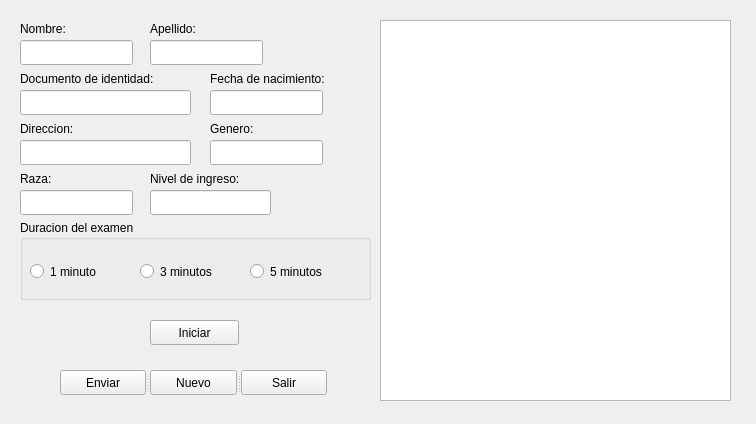
<?xml version="1.0" encoding="UTF-8"?>
<ui version="4.0">
 <class>formulario</class>
 <widget class="QWidget" name="formulario">
  <property name="geometry">
   <rect>
    <x>0</x>
    <y>0</y>
    <width>756</width>
    <height>424</height>
   </rect>
  </property>
  <property name="windowTitle">
   <string>Formulario del Paciente</string>
  </property>
  <widget class="QLabel" name="label">
   <property name="geometry">
    <rect>
     <x>20</x>
     <y>20</y>
     <width>67</width>
     <height>17</height>
    </rect>
   </property>
   <property name="text">
    <string>Nombre:</string>
   </property>
  </widget>
  <widget class="QLabel" name="label_2">
   <property name="geometry">
    <rect>
     <x>20</x>
     <y>170</y>
     <width>67</width>
     <height>17</height>
    </rect>
   </property>
   <property name="text">
    <string>Raza:</string>
   </property>
  </widget>
  <widget class="QLabel" name="label_3">
   <property name="geometry">
    <rect>
     <x>150</x>
     <y>20</y>
     <width>67</width>
     <height>17</height>
    </rect>
   </property>
   <property name="text">
    <string>Apellido:</string>
   </property>
  </widget>
  <widget class="QLabel" name="label_4">
   <property name="geometry">
    <rect>
     <x>210</x>
     <y>70</y>
     <width>151</width>
     <height>17</height>
    </rect>
   </property>
   <property name="text">
    <string>Fecha de nacimiento:</string>
   </property>
  </widget>
  <widget class="QLabel" name="label_5">
   <property name="geometry">
    <rect>
     <x>20</x>
     <y>120</y>
     <width>67</width>
     <height>17</height>
    </rect>
   </property>
   <property name="text">
    <string>Direccion:</string>
   </property>
  </widget>
  <widget class="QLabel" name="label_6">
   <property name="geometry">
    <rect>
     <x>210</x>
     <y>120</y>
     <width>67</width>
     <height>17</height>
    </rect>
   </property>
   <property name="text">
    <string>Genero:</string>
   </property>
  </widget>
  <widget class="QLabel" name="label_7">
   <property name="geometry">
    <rect>
     <x>20</x>
     <y>70</y>
     <width>181</width>
     <height>17</height>
    </rect>
   </property>
   <property name="text">
    <string>Documento de identidad:</string>
   </property>
  </widget>
  <widget class="QLineEdit" name="nombre_f">
   <property name="geometry">
    <rect>
     <x>20</x>
     <y>40</y>
     <width>113</width>
     <height>25</height>
    </rect>
   </property>
  </widget>
  <widget class="QLineEdit" name="apellido_f">
   <property name="geometry">
    <rect>
     <x>150</x>
     <y>40</y>
     <width>113</width>
     <height>25</height>
    </rect>
   </property>
  </widget>
  <widget class="QLineEdit" name="direccion_f">
   <property name="geometry">
    <rect>
     <x>20</x>
     <y>140</y>
     <width>171</width>
     <height>25</height>
    </rect>
   </property>
  </widget>
  <widget class="QLineEdit" name="raza_f">
   <property name="geometry">
    <rect>
     <x>20</x>
     <y>190</y>
     <width>113</width>
     <height>25</height>
    </rect>
   </property>
  </widget>
  <widget class="QLineEdit" name="doc_f">
   <property name="geometry">
    <rect>
     <x>20</x>
     <y>90</y>
     <width>171</width>
     <height>25</height>
    </rect>
   </property>
  </widget>
  <widget class="QLineEdit" name="fecha_f">
   <property name="geometry">
    <rect>
     <x>210</x>
     <y>90</y>
     <width>113</width>
     <height>25</height>
    </rect>
   </property>
  </widget>
  <widget class="QLineEdit" name="genero_f">
   <property name="geometry">
    <rect>
     <x>210</x>
     <y>140</y>
     <width>113</width>
     <height>25</height>
    </rect>
   </property>
  </widget>
  <widget class="QGroupBox" name="groupBox">
   <property name="geometry">
    <rect>
     <x>20</x>
     <y>220</y>
     <width>351</width>
     <height>80</height>
    </rect>
   </property>
   <property name="title">
    <string>Duracion del examen</string>
   </property>
   <widget class="QRadioButton" name="min1_f">
    <property name="geometry">
     <rect>
      <x>10</x>
      <y>40</y>
      <width>91</width>
      <height>23</height>
     </rect>
    </property>
    <property name="text">
     <string>1 minuto</string>
    </property>
   </widget>
   <widget class="QRadioButton" name="min3_f">
    <property name="geometry">
     <rect>
      <x>120</x>
      <y>40</y>
      <width>91</width>
      <height>23</height>
     </rect>
    </property>
    <property name="text">
     <string>3 minutos</string>
    </property>
   </widget>
   <widget class="QRadioButton" name="min5_f">
    <property name="geometry">
     <rect>
      <x>230</x>
      <y>40</y>
      <width>91</width>
      <height>23</height>
     </rect>
    </property>
    <property name="text">
     <string>5 minutos</string>
    </property>
   </widget>
  </widget>
  <widget class="QLineEdit" name="nivel_f">
   <property name="geometry">
    <rect>
     <x>150</x>
     <y>190</y>
     <width>121</width>
     <height>25</height>
    </rect>
   </property>
   <property name="text">
    <string/>
   </property>
  </widget>
  <widget class="QLabel" name="label_8">
   <property name="geometry">
    <rect>
     <x>150</x>
     <y>170</y>
     <width>121</width>
     <height>17</height>
    </rect>
   </property>
   <property name="text">
    <string>Nivel de ingreso:</string>
   </property>
  </widget>
  <widget class="QColumnView" name="columnView">
   <property name="geometry">
    <rect>
     <x>380</x>
     <y>20</y>
     <width>351</width>
     <height>381</height>
    </rect>
   </property>
  </widget>
  <widget class="QPushButton" name="iniciar_f">
   <property name="geometry">
    <rect>
     <x>150</x>
     <y>320</y>
     <width>89</width>
     <height>25</height>
    </rect>
   </property>
   <property name="text">
    <string>Iniciar</string>
   </property>
  </widget>
  <widget class="QSplitter" name="splitter">
   <property name="geometry">
    <rect>
     <x>60</x>
     <y>370</y>
     <width>267</width>
     <height>25</height>
    </rect>
   </property>
   <property name="orientation">
    <enum>Qt::Horizontal</enum>
   </property>
   <widget class="QPushButton" name="enviar_f">
    <property name="text">
     <string>Enviar</string>
    </property>
   </widget>
   <widget class="QPushButton" name="nuevo_f">
    <property name="text">
     <string>Nuevo</string>
    </property>
   </widget>
   <widget class="QPushButton" name="salir_f">
    <property name="text">
     <string>Salir</string>
    </property>
   </widget>
  </widget>
 </widget>
 <resources/>
 <connections/>
</ui>
